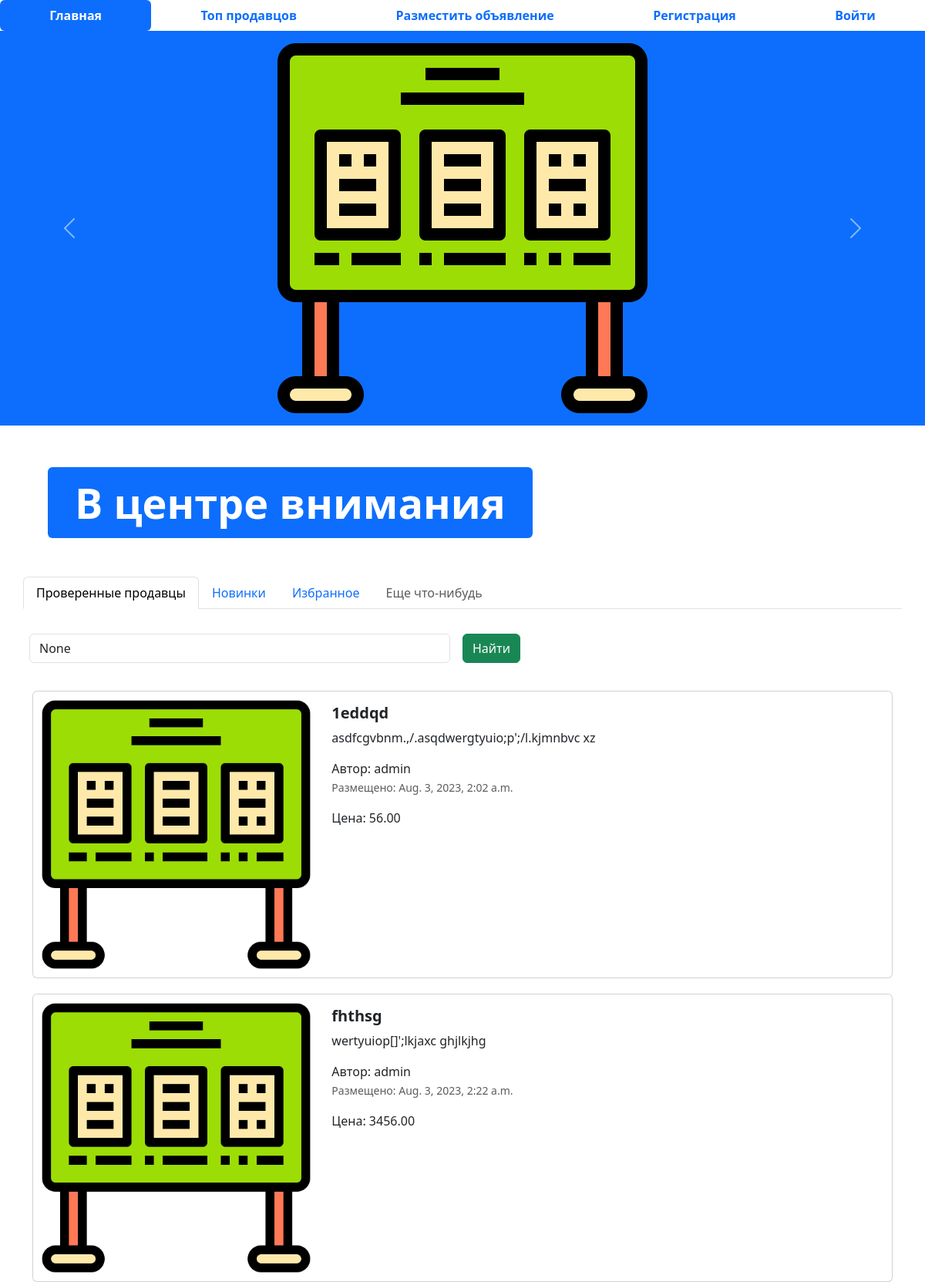
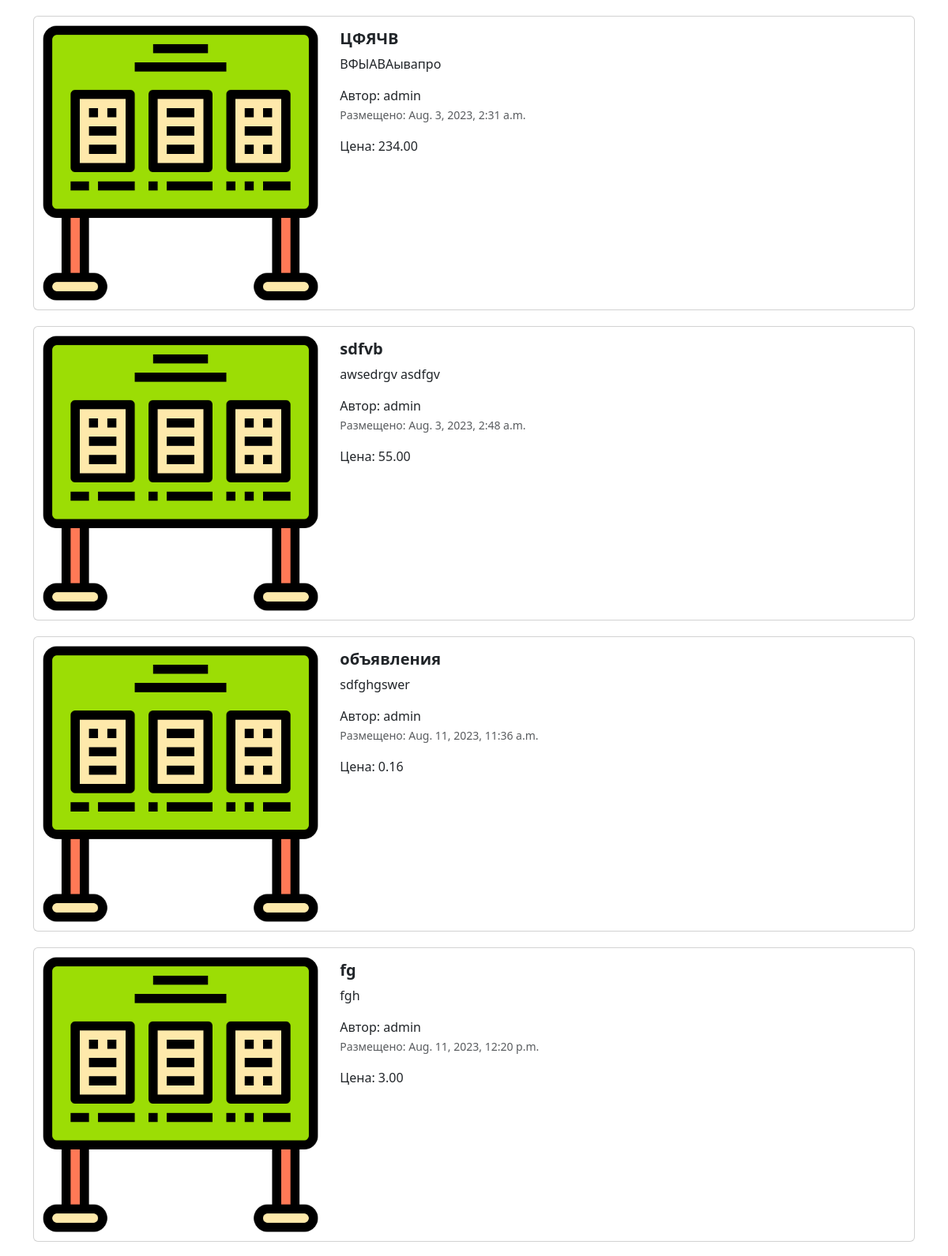
The page / (upper part) on the database its author committed (2 pictures, top to bottom).
### app_advertisements/models.py (models this page shows, shortened)
class Advertisement(models.Model):
    title = models.CharField("заголовок", max_length=128)
    description = models.TextField("описание")
    price = models.DecimalField("цена", max_digits=10, decimal_places=2)
    auction = models.BooleanField("торг", help_text="Отметьте, если торг уместен")
    created_at = models.DateTimeField(auto_now_add=True)
    updated_at = models.DateTimeField(auto_now=True)
    user=models.ForeignKey(User, verbose_name='Пользователь', on_delete=models.CASCADE)
    image = models.ImageField('Изображение', upload_to='advertisements/')
    def get_absolute_url(self):
        return reverse('adv-detail', kwargs={'pk': self.pk})
    class Meta:
        db_table = "advertisements"

### app_advertisements/views.py (the view)
# urls.py: path('', index, name='main-page'),
def index(request):
    title = request.GET.get('query')
    if title:
        advertisements = Advertisement.objects.filter(title__icontains=title)
    else:
        advertisements = Advertisement.objects.all()
    context = {'advertisements': advertisements, 'title': title}
    return render(request, 'app_advertisements/index.html', context)

### templates/app_advertisements/index.html (shortened to what this page needs)
{% extends 'base.html' %}
{% load static %}
{% block content %}
<ul class="nav nav-pills sticky-top bg-white nav-fill">
  <li class="nav-item">
    <a class="nav-link active" aria-current="page" href="{% url 'main-page' %}">
      <span style="font-weight: bold;">Главная</span>
    </a>
  </li>
  <li class="nav-item">
    <a class="nav-link" href="{% url 'top-sellers' %}"><span style="font-weight: bold;">Топ продавцов</span>
    </a>
  </li>
  <li class="nav-item">
    <a class="nav-link" href="{% url 'adv-post' %}">
      <span style="font-weight: bold;">Разместить объявление</span>
    </a>
  </li>
  {% if not user.is_authenticated %}
  <li class="nav-item">
    <a class="nav-link" href="{% url 'register' %}">
      <span style="font-weight: bold;">Регистрация</span>
    </a>
  </li>
  <li class="nav-item">
    <a class="nav-link" href="{% url 'login' %}">
      <span style="font-weight: bold;">Войти</span>
    </a>
  </li>
  {% endif %}
</ul>
<div id="carouselExampleControls" class="carousel slide bg-primary" data-bs-ride="carousel">
  <div class="carousel-inner">
    <div class="carousel-item active">
      <img src="{% static 'img/adv.png' %}" class="mx-auto d-block w-33" alt="...">
    </div>
  </div>
  <button class="carousel-control-prev" type="button" data-bs-target="#carouselExampleControls" data-bs-slide="prev">
    <span class="carousel-control-prev-icon" aria-hidden="true"></span>
  </button>
  <button class="carousel-control-next" type="button" data-bs-target="#carouselExampleControls" data-bs-slide="next">
    <span class="carousel-control-next-icon" aria-hidden="true"></span>
  </button>
</div>
<div class="container" style="margin: 50px;">
  <div class="display-2">
    <span class="badge bg-primary">В центре внимания</span>
  </div>
</div>
<div class="container">
  <div class="row">
    <ul class="nav nav-tabs bg-white">
      <li class="nav-item">
        <a class="nav-link active" aria-current="page" href="#">Проверенные продавцы</a>
      </li>
      <li class="nav-item">
        <a class="nav-link" href="#">Новинки</a>
      </li>
      <li class="nav-item">
        <a class="nav-link" href="#">Избранное</a>
      </li>
      <li class="nav-item">
        <a class="nav-link disabled" href="#" tabindex="-1" aria-disabled="true">Еще что-нибудь</a>
      </li>
    </ul>
    <form class="row g-3" method="get">
      <div class="col-auto w-50">
        <input name="query" type="text" value="{{ title }}" class="form-control">
      </div>
      <div class="col-auto">
        <button type="submit" class="btn btn-success mb-3">Найти</button>
      </div>
    </form>
  </div>
  {% for adv in advertisements %}
  <div class="col">
    <div class="card mb-2" style="max-width: 1200px; margin-top: 20px;">
      <div class="row g-0">
        <div class="col-md-4">
          <a href="{{ adv.get_absolute_url }}" class="nav-link">
            <img src="{% if adv.image %} {{ adv.image.url }} {% else %} {% static 'img/adv.png' %} {% endif %}"
                 class="img-fluid rounded-start" alt="Card title">
          </a>
        </div>
        <div class="col-md-8">
          <div class="card-body">
            <h5 class="card-title">
              <a href="{{ adv.get_absolute_url }}" class="nav-link"><strong>{{ adv.title }}</strong></a>
            </h5>
            <a href="{{ adv.get_absolute_url }}" class="nav-link">
              <p class="card-text">
                {{ adv.description }}
              </p>
              <span>Автор: {{ adv.user }}</span>
              <p class="card-text"><small class="text-muted">Размещено: {{ adv.created_at }}</small></p>
              <span>Цена: {{ adv.price }}</span>
            </a>
          </div>
        </div>
      </div>
    </div>
  </div>
    {% endfor %}
    {% endblock %}

### templates/base.html (shortened to what this page needs)
{% load static %}
<!DOCTYPE html>
<html lang="en">
<head>
  <link href="{% static 'css/bootstrap.min.css' %}" rel="stylesheet">
  <link rel="stylesheet" href="{% static 'css/fontello.css' %}">
</head>
<body>
{% block content %}
{% endblock %}
</body>
</html>

### rows shown on the page
Advertisement: title "1eddqd", description "asdfcgvbnm.,/.asqdwergtyuio;p';/l.kjmnbvc xz", user "admin", created_at "Aug. 3, 2023, 2:02 a.m.", price "56.00"
Advertisement: title "fhthsg", description "wertyuiop[]';lkjaxc ghjlkjhg", user "admin", created_at "Aug. 3, 2023, 2:22 a.m.", price "3456.00"
Advertisement: title "ЦФЯЧВ", description "ВФЫАВАывапро", user "admin", created_at "Aug. 3, 2023, 2:31 a.m.", price "234.00"
Advertisement: title "sdfvb", description "awsedrgv asdfgv", user "admin", created_at "Aug. 3, 2023, 2:48 a.m.", price "55.00"
Advertisement: title "объявления", description "sdfghgswer", user "admin", created_at "Aug. 11, 2023, 11:36 a.m.", price "0.16"
Advertisement: title "fg", description "fgh", user "admin", created_at "Aug. 11, 2023, 12:20 p.m.", price "3.00"
